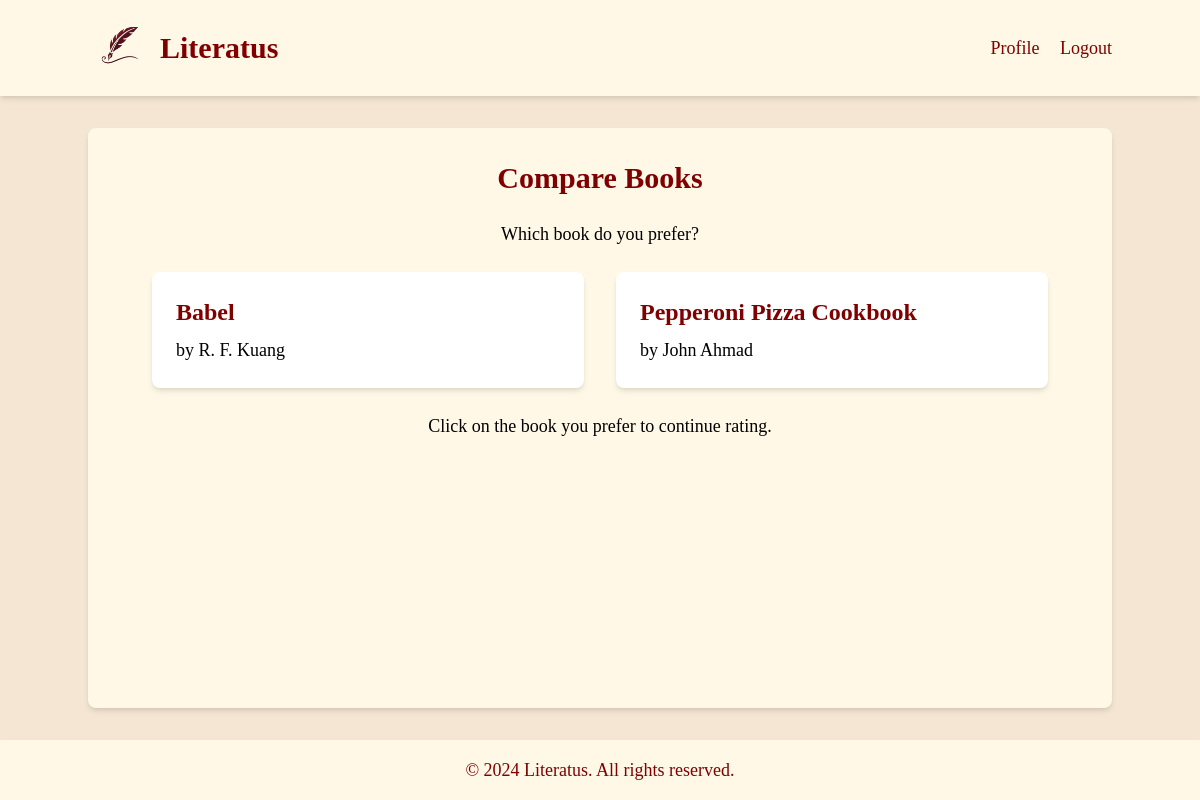
Screenshot of /rate_new_book/1 (signed in) with the database file from the repository.
### app.py (models this page shows)
class Book(db.Model):
    id = db.Column(db.Integer, primary_key=True)
    title = db.Column(db.String(200), nullable=False)
    author = db.Column(db.String(100), nullable=False)
    sentiment = db.Column(db.String(20), nullable=False)
    position = db.Column(db.Integer, nullable=False)
    user_id = db.Column(db.Integer, db.ForeignKey('user.id'), nullable=False)

### app.py (the view)
@app.route('/rate_new_book/<int:book_id>')
@login_required
def rate_new_book(book_id):
    new_book = db.session.get(Book, book_id)
    if not new_book:
        flash('Book not found.')
        return redirect(url_for('profile'))
    books_to_compare = Book.query.filter_by(user_id=current_user.id, sentiment=new_book.sentiment).order_by(Book.position).all()
    books_to_compare = [book for book in books_to_compare if book.id != new_book.id]
    if not books_to_compare:
        new_book.position = 1
        db.session.commit()
        flash('Book rating completed!')
        return redirect(url_for('profile'))
    session['books_to_compare'] = [book.id for book in books_to_compare]
    session['comparison_index'] = len(books_to_compare) // 2
    session['new_book_id'] = new_book.id
    compared_book = books_to_compare[session['comparison_index']]
    return render_template('rate_new_book.html', new_book=new_book, compared_book=compared_book)

### app.py (called while the page is built)
@login_manager.user_loader
def load_user(user_id):
    return User.query.get(int(user_id))

### templates/rate_new_book.html (shortened to what this page needs)
{% extends "layout.html" %}
{% block content %}
<div class="max-w-4xl mx-auto text-center">
    <h1 class="text-3xl font-bold mb-6 text-maroon font-title">Compare Books</h1>
    <p class="mb-6">Which book do you prefer?</p>
    <div class="flex justify-center space-x-8">
        <form action="{{ url_for('compare_books') }}" method="post" class="w-1/2">
            <button type="submit" class="w-full bg-white p-6 rounded-lg shadow-md hover:shadow-lg transition duration-300 text-left">
                <h2 class="text-2xl font-semibold mb-2 text-maroon font-title">{{ new_book.title }}</h2>
                <p>by {{ new_book.author }}</p>
            </button>
        </form>
        <form action="{{ url_for('compare_books') }}" method="post" class="w-1/2">
            <button type="submit" class="w-full bg-white p-6 rounded-lg shadow-md hover:shadow-lg transition duration-300 text-left">
                <h2 class="text-2xl font-semibold mb-2 text-maroon font-title">{{ compared_book.title }}</h2>
                <p>by {{ compared_book.author }}</p>
            </button>
        </form>
    </div>
    <p class="mt-6">Click on the book you prefer to continue rating.</p>
</div>
{% endblock %}

### templates/layout.html (style rules this page uses)
body { background-color: #F5E6D3; font-family: 'EB Garamond', serif; }
.text-maroon { color: #800000; }
h1, h2, h3, h4, h5, h6, .font-title { font-family: 'Caslon', serif; }

### rows the page displays
Book: title "Babel", author "R. F. Kuang"
Book: title "Pepperoni Pizza Cookbook", author "John Ahmad"
